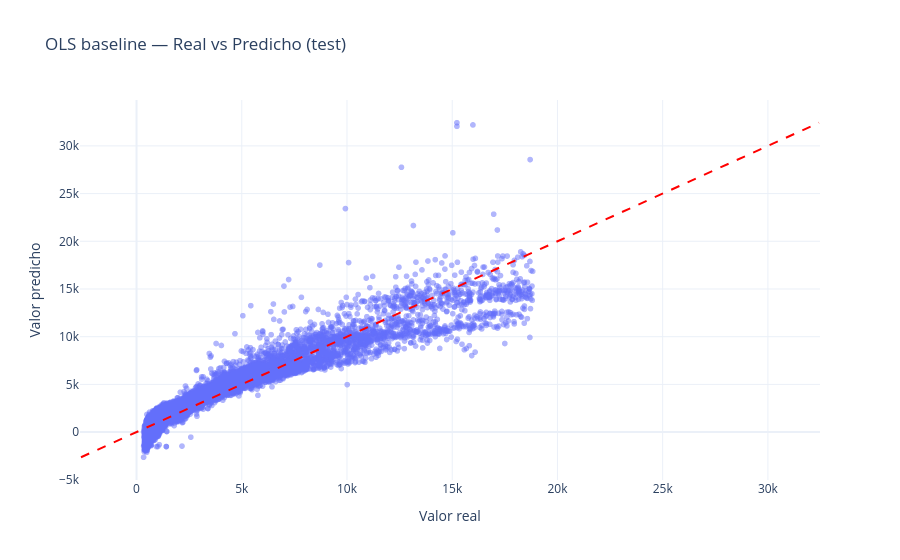
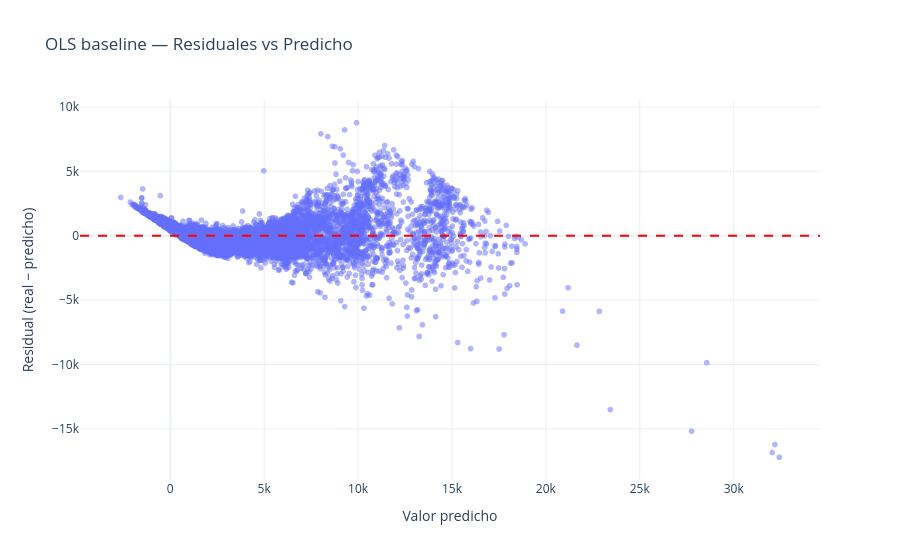

The notebook cell these images were saved under, in order:
### Code cell
# Real vs predicho y residuales del modelo baseline
plot_actual_vs_predicted(y_test, y_pred, title='OLS baseline — Real vs Predicho (test)')
plot_residuals(y_test, y_pred, title='OLS baseline — Residuales vs Predicho')

### Figure 1 — Plotly figure (JSON) as saved in the notebook; plotly's stock layout.template omitted (floating-point values rounded to 4 significant figures; data arrays with more than 128 entries replaced by an {"elided": "..."} marker saying what was removed)
{"data": [{"hovertemplate": "Valor real=%{x}<br>Valor predicho=%{y}<extra></extra>", "legendgroup": "", "marker": {"color": "#636efa", "opacity": 0.5, "symbol": "circle"}, "mode": "markers", "name": "", "showlegend": false, "type": "scattergl", "x": {"elided": "10788 int values"}, "xaxis": "x", "y": {"elided": "10788 float values"}, "yaxis": "y"}], "layout": {"legend": {"tracegroupgap": 0}, "shapes": [{"line": {"color": "red", "dash": "dash"}, "type": "line", "x0": -2638.0, "x1": 32430.0, "y0": -2638.0, "y1": 32430.0}], "title": {"text": "OLS baseline — Real vs Predicho (test)"}, "xaxis": {"anchor": "y", "domain": [0.0, 1.0], "title": {"text": "Valor real"}}, "yaxis": {"anchor": "x", "domain": [0.0, 1.0], "title": {"text": "Valor predicho"}}}}

### Figure 2 — Plotly figure (JSON) as saved in the notebook; plotly's stock layout.template omitted (floating-point values rounded to 4 significant figures; data arrays with more than 128 entries replaced by an {"elided": "..."} marker saying what was removed)
{"data": [{"hovertemplate": "Valor predicho=%{x}<br>Residual (real − predicho)=%{y}<extra></extra>", "legendgroup": "", "marker": {"color": "#636efa", "opacity": 0.5, "symbol": "circle"}, "mode": "markers", "name": "", "showlegend": false, "type": "scattergl", "x": {"elided": "10788 float values"}, "xaxis": "x", "y": {"elided": "10788 float values"}, "yaxis": "y"}], "layout": {"legend": {"tracegroupgap": 0}, "shapes": [{"line": {"color": "red", "dash": "dash"}, "type": "line", "x0": 0, "x1": 1, "xref": "x domain", "y0": 0, "y1": 0, "yref": "y"}], "title": {"text": "OLS baseline — Residuales vs Predicho"}, "xaxis": {"anchor": "y", "domain": [0.0, 1.0], "title": {"text": "Valor predicho"}}, "yaxis": {"anchor": "x", "domain": [0.0, 1.0], "title": {"text": "Residual (real − predicho)"}}}}
